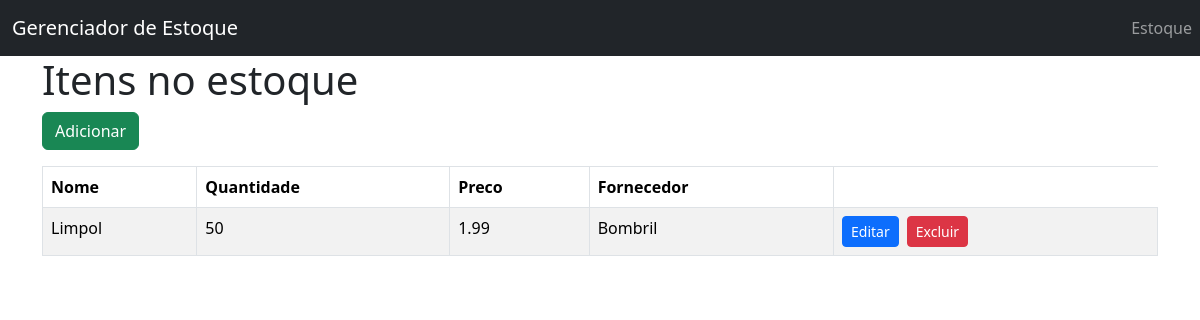
The app's page /items/ with its own data.
### stockManagerApp/models.py (models this page shows)
class Item(models.Model):
    name = models.CharField(max_length=200)
    quantity = models.IntegerField()
    price = models.DecimalField(max_digits=10, decimal_places=2)
    vendor_name = models.CharField(max_length=200)

### stockManagerApp/views.py (the view)
# urls.py: path("items/", views.items_list_view, name="items_list"),
def items_list_view(request):
    items = Item.objects.all()
    print(items)
    return render(request, "items.html", {"items": items})

### stockManagerApp/templates/items.html (shortened to what this page needs)
{% extends "base.html" %} {% block content %}
<h1>Itens no estoque</h1>
<a href="{% url 'create_item' %}" class="btn btn-success mb-3">Adicionar</a>
{% if items %}
    <table class="table table-bordered table-striped table-hover w-100">
        <thead>
            <tr>
                <th>Nome</th>
                <th>Quantidade</th>
                <th>Preco</th>
                <th>Fornecedor</th>
            </tr>
        </thead>
        <tbody>
            {% for item in items %}
            <tr>
                <td>{{ item.name }}</td>
                <td>{{ item.quantity }}</td>
                <td>{{ item.price }}</td>
                <td>{{ item.vendor_name }}</td>
                <td>
                    <div class="d-flex gap-2">
                        <a href="{% url 'edit_item' item.id %}" class="btn btn-sm btn-primary">Editar</a>
                        <button class="btn btn-sm btn-danger" data-bs-toggle="modal" data-bs-target="#confirmDeleteModal{{ item.id }}">
                         Excluir
                        </button>
                    </div>
                </td>
            </tr>
            {% endfor %}
        </tbody>
    </table>
{% else %}
    <p>Nenhum item cadastrado</p>
{% endif %}
{% endblock %}

### records on screen
Item: name "Limpol", quantity "50", price "1.99", vendor_name "Bombril"
